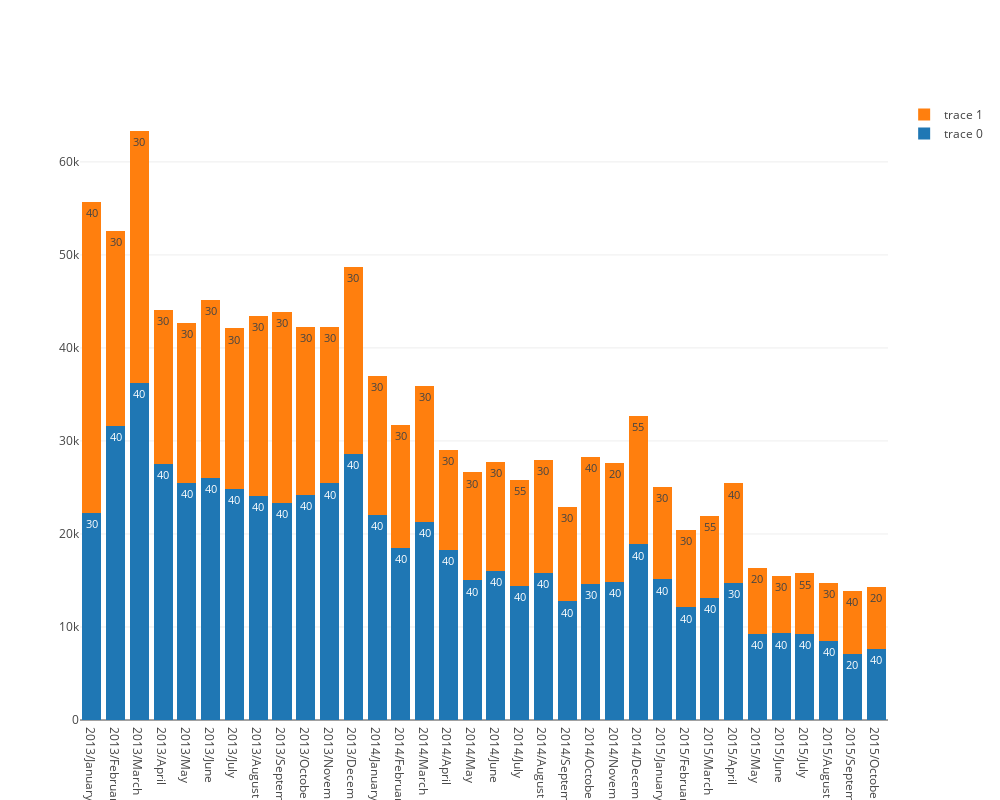

Write notebook code for a chart like this one.
### Code cell
df = train_clean.pivot_table(index=['item_category_id'],
                       columns=['date_block_num'], values=['item_cnt_day'], aggfunc='sum', fill_value=0)

df.columns = df.columns.droplevel(0)

months = train_clean['date_block_num'].nunique()

for month in range(months):
    
    if month == 0:
        aux = df[[month]].reset_index()
        
        norm_sum = aux[month].sum() / 100
        
        aux = aux.nlargest(n=n_max, columns=[month])#.sort_values(by=month, ascending=True)
        aux.index = pd.RangeIndex(len(aux.index))
        
        df_n = aux.nlargest(n=n_max, columns=[month]).sort_values(by=month, ascending=True)

        df_n[str(month)+'_%'] = df_n.loc[:, month] / norm_sum
       
    else:
        aux = df[[month]].reset_index()
        
        norm_sum = aux[month].sum() / 100
        
        aux = aux.nlargest(n=n_max, columns=[month]).sort_values(by=month, ascending=True)
        aux.index = pd.RangeIndex(len(aux.index))
        
        df_n[['item_category_id_'+str(month), month]] = aux.nlargest(n=n_max, columns=[month]).sort_values(by=month, ascending=True) 
        
        df_n[str(month)+'_%'] = df_n.loc[:, month] / norm_sum     
        
data = df_n.values.reshape((n_max, months, 3))

a = pd.date_range(start='1/2013', periods=months, freq='M')

date = [ str(a.year[month]) + '/' + str(a.month_name()[month]) for month in range(months)]

trace = [ 
            go.Bar(
                x=date,
                y=data[i, :, 1],
                text=data[i, :, 0],
                textposition = 'auto',        
            )
    
        for i in range(n_max)]

layout = go.Layout(
                    barmode='stack',
                    width=1000,
                    height=800,
         )

fig = go.Figure(data=trace, layout=layout)

iplot(fig, filename='stacked-bar')

### Figure 1 — Plotly figure (JSON) as saved in the notebook; plotly's stock layout.template omitted (floating-point values rounded to 4 significant figures)
{"data": [{"text": [30, 40, 40, 40, 40, 40, 40, 40, 40, 40, 40, 40, 40, 40, 40, 40, 40, 40, 40, 40, 40, 30, 40, 40, 40, 40, 40, 30, 40, 40, 40, 40, 20, 40], "textposition": "auto", "type": "bar", "uid": "375a639b-3889-43c7-b762-4ba6a56d6766", "x": ["2013/January", "2013/February", "2013/March", "2013/April", "2013/May", "2013/June", "2013/July", "2013/August", "2013/September", "2013/October", "2013/November", "2013/December", "2014/January", "2014/February", "2014/March", "2014/April", "2014/May", "2014/June", "2014/July", "2014/August", "2014/September", "2014/October", "2014/November", "2014/December", "2015/January", "2015/February", "2015/March", "2015/April", "2015/May", "2015/June", "2015/July", "2015/August", "2015/September", "2015/October"], "y": [22216, 31649, 36277, 27525, 25470, 25992, 24806, 24130, 23348, 24173, 25433, 28598, 22065, 18467, 21266, 18320, 15005, 16064, 14452, 15821, 12748, 14655, 14815, 18876, 15109, 12100, 13084, 14751, 9208, 9304, 9283, 8513, 7107, 7680]}, {"text": [40, 30, 30, 30, 30, 30, 30, 30, 30, 30, 30, 30, 30, 30, 30, 30, 30, 30, 55, 30, 30, 40, 20, 55, 30, 30, 55, 40, 20, 30, 55, 30, 40, 20], "textposition": "auto", "type": "bar", "uid": "6bb74e9d-3095-45b1-a90b-607d629923ad", "x": ["2013/January", "2013/February", "2013/March", "2013/April", "2013/May", "2013/June", "2013/July", "2013/August", "2013/September", "2013/October", "2013/November", "2013/December", "2014/January", "2014/February", "2014/March", "2014/April", "2014/May", "2014/June", "2014/July", "2014/August", "2014/September", "2014/October", "2014/November", "2014/December", "2015/January", "2015/February", "2015/March", "2015/April", "2015/May", "2015/June", "2015/July", "2015/August", "2015/September", "2015/October"], "y": [33489, 20966, 27045, 16548, 17223, 19146, 17285, 19340, 20513, 18049, 16794, 20088, 14883, 13204, 14632, 10755, 11604, 11645, 11371, 12142, 10130, 13639, 12834, 13786, 9912, 8288, 8881, 10683, 7130, 6202, 6474, 6222, 6779, 6596]}], "layout": {"barmode": "stack", "height": 800, "width": 1000}}
